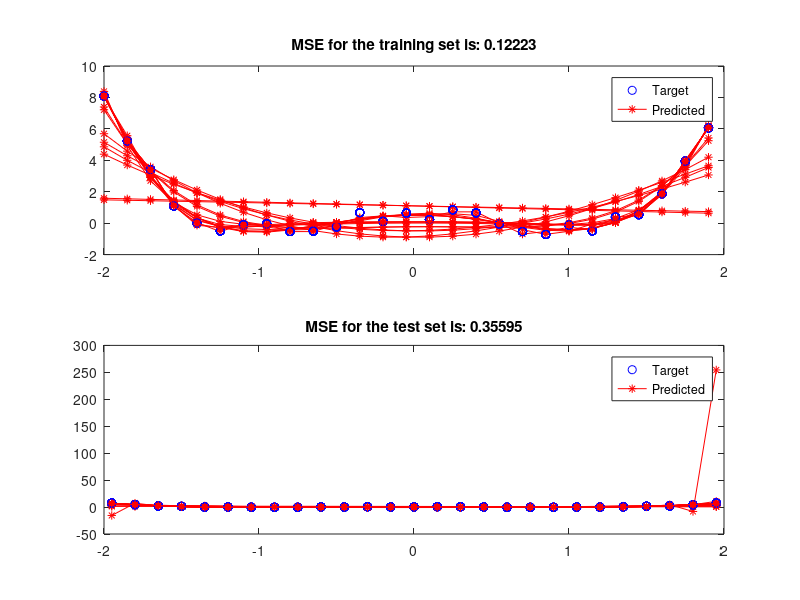

The MATLAB script that drew this image:
%
% Demos for regression, resgression with regularization, and cross
% validation
% Ali Mashhoori. July 2016


clear all;
close all;

%%
f1 = @(x) (x .^ 4) - 2 * (x .^ 2) + rand(size(x));

x = -2:0.05:2;
y = f1(x);
dataset = [x; y];
%plot(x, y, 'o');

%%

trainset = dataset(:, 1:3:end);
testset = dataset(:, 2:3:end);

plot(trainset(1, :), trainset(2, :), 'o');
hold on
plot(testset(1, :),  testset(2, :), '*');
legend('Training Data', 'Test Data');
set (gcf, 'Units', 'normalized', 'Position', [0,0,1,1]);
pause(3)
close

x_train  = trainset(1, :);
y_train  = trainset(2, :);
x_test   = testset(1, :);
y_test   = testset(2, :);

%% 
%  Simple regression

orders = [1, 2, 3, 4, 5, 6, 10, 15, 20];
for po = orders

    orderOfPolynomial = po;

    X = zeros(length(x_train), orderOfPolynomial + 1);
    for i = 0:orderOfPolynomial
       X(:, i+1) = x_train .^ i;
    end
    coeff = (X' * X) \ X' * y_train';

    y_predicted_train = polyval(flip(coeff), x_train);
    y_predicted_test = polyval(flip(coeff), x_test);

    mse_train  = sum((y_train - y_predicted_train) .^ 2) / length(y_train);
    mse_test  = sum((y_test - y_predicted_test) .^ 2) / length(y_test);

    subplot(2, 1, 1)
    plot(x_train, y_train, 'ob');
    hold on
    plot(x_train, y_predicted_train, '-*r');
    title(['MSE for the training set is: '  num2str(mse_train)])
    legend('Target', 'Predicted')

    subplot(2, 1, 2)
    plot(x_test, y_test, 'ob');
    hold on
    plot(x_test, y_predicted_test, '-*r');
    title(['MSE for the test set is: '  num2str(mse_test)])
    legend('Target', 'Predicted')

    set(gcf,'Name',['Polynomial of order ' num2str(orderOfPolynomial)]);
    set (gcf, 'Units', 'normalized', 'Position', [0,0,1,1]);
        
    pause(3);
    close;    
end

%%  
%  Regression with regularization

landa = 10;  % regularization coefficient

orders = [1, 2, 3, 4, 5, 6, 10, 15, 20]; 
for po = orders
    
    orderOfPolynomial = po;
    
    X = zeros(length(x_train), orderOfPolynomial + 1);
    for i = 0:orderOfPolynomial
       X(:, i+1) = x_train .^ i;
    end    
    
    regTerm = eye(size(X, 2)) * landa;
    regTerm(1, 1) = 0;
    coeff = (X' * X + regTerm) \ X' * y_train';

    y_predicted_train = polyval(flip(coeff), x_train);
    y_predicted_test = polyval(flip(coeff), x_test);

    mse_train  = sum((y_train - y_predicted_train) .^ 2) / length(y_train);
    mse_test  = sum((y_test - y_predicted_test) .^ 2) / length(y_test);

    subplot(2, 1, 1)
    plot(x_train, y_train, 'ob');
    hold on
    plot(x_train, y_predicted_train, '-*r');
    title(['MSE for the training set is: '  num2str(mse_train)])
    legend('Target', 'Predicted')

    subplot(2, 1, 2)
    plot(x_test, y_test, 'ob');
    hold on
    plot(x_test, y_predicted_test, '-*r');
    title(['MSE for the test set is: '  num2str(mse_test)])
    legend('Target', 'Predicted')

    set(gcf,'Name',['Polynomial of order ' num2str(orderOfPolynomial)]);
    set(gcf, 'Units', 'normalized', 'Position', [0,0,1,1]);
        
    pause(3);
    close;    
end

%% Determining the best degree for the  fitting polynomial using cross validation

ind = randperm(numel(x_train));

x_train = x_train(ind);
y_train = y_train(ind);

numberOfFolds = 2;
orders = [1, 2, 3, 4, 5, 6, 10, 15, 20];

mse_orders = zeros(1, numel(orders));
for oi = 1:numel(orders)
    
    mse_valid_fold = zeros(1, numel(numberOfFolds));
    orderOfPolynomial = orders(oi);   
    
    for fold = 1:numberOfFolds          
        nInstance = floor(length(x_train) / numberOfFolds);
        sInd = (fold - 1) * nInstance + 1;
        eInd = min(length(x_train), fold * nInstance);
        
        validIndices = sInd:eInd;
        trainIndices = setdiff(1:length(x_train), validIndices);
        
        x_train_fold = x_train(trainIndices);
        y_train_fold = y_train(trainIndices);  
        x_valid_fold = x_train(validIndices);
        y_valid_fold = y_train(validIndices);        
                
        X = zeros(length(x_train_fold), orderOfPolynomial + 1);
        for i = 0:orderOfPolynomial
           X(:, i+1) = x_train_fold .^ i;
        end  
        coeff = (X' * X) \ X' * y_train_fold';
        
        y_predicted_valid = polyval(flip(coeff), x_valid_fold);
        mse_valid_fold(fold)  = sum((y_valid_fold - y_predicted_valid) .^ 2) / length(y_valid_fold);
        
        pause(3);
        close;            
    end
    
    mse_orders(oi) = mean(mse_valid_fold);    
end

[~, bestOrderIndex] = min(mse_orders);
bestOrder = orders(bestOrderIndex);
fprintf('Best validation mse was achieved using a polynomial of order %d \n', bestOrder);





